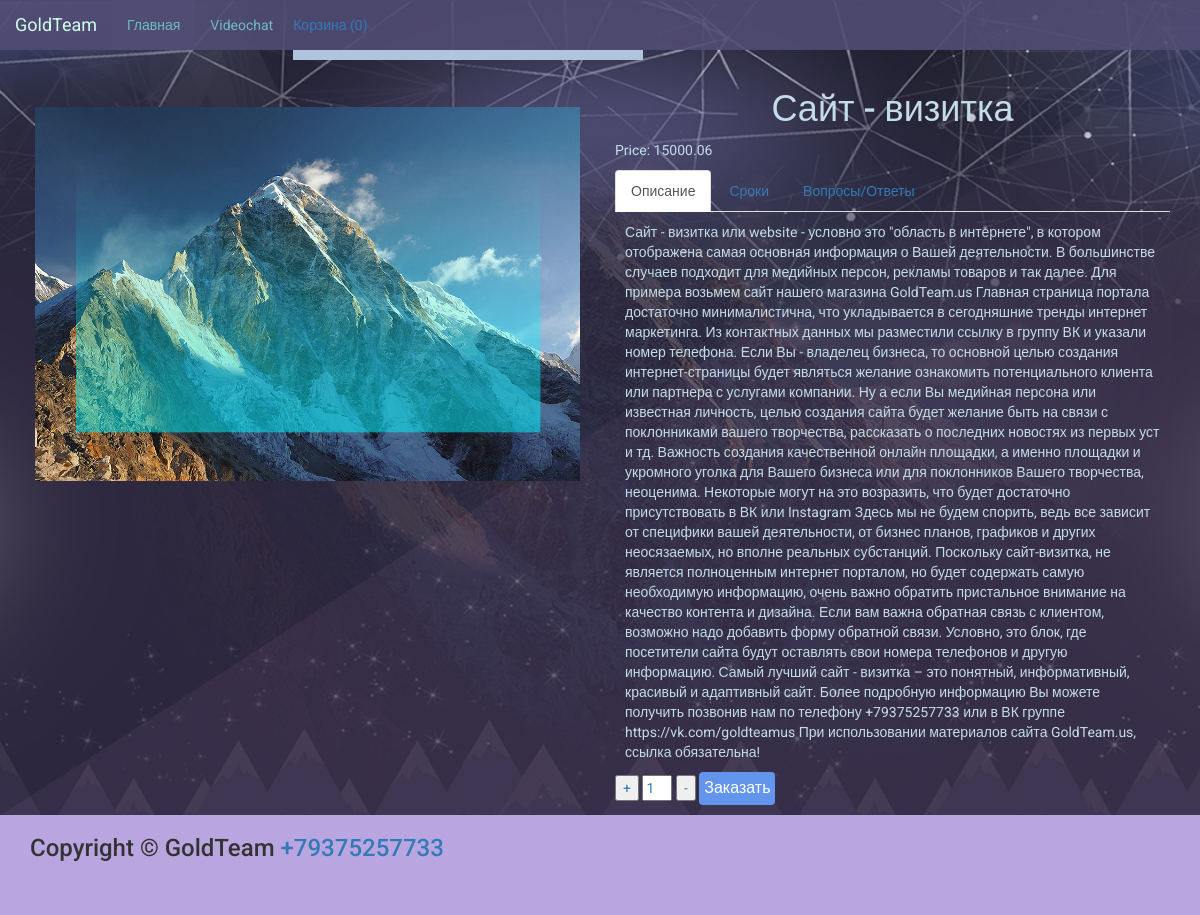
/product/1/, run on the app's committed database.
### products/models.py (models this page shows, shortened)
class ProductImage(models.Model):
    product = models.ForeignKey(Product, blank=True, null=True, default=None)
    image = models.ImageField(upload_to='products_images/')
    is_active = models.BooleanField(default=True)
    is_main = models.BooleanField(default=False)
    created = models.DateTimeField(auto_now_add=True, auto_now=False)
    updated = models.DateTimeField(auto_now_add=False, auto_now=True)
    class Meta:
        verbose_name = 'Фотография'
        verbose_name_plural = 'Фотографии'

class Product(models.Model):
    name = models.CharField(max_length=64, blank=True, null=True, default=None)
    price = models.DecimalField(max_digits=10, decimal_places=2, default=0)  # price*nmb
    discount = models.IntegerField(default=0)
    category = models.ForeignKey(ProductCategory, blank=True, null=True, default=None)
    short_description = models.TextField(blank=True, null=True, default=None)
    description = models.TextField(blank=True, null=True, default=None)
    is_active = models.BooleanField(default=True)
    created = models.DateTimeField(auto_now_add=True, auto_now=False)
    updated = models.DateTimeField(auto_now_add=False, auto_now=True)
    class Meta:
        verbose_name = 'Товар'
        verbose_name_plural = 'Товары'

### products/views.py (the view)
# urls.py: url(r'^product/(?P<product_id>\w+)/$', views.product, name='product'),
def product(request, product_id):
    product = Product.objects.get(id=product_id)
    session_key = request.session.session_key
    if not session_key:
        request.session.cycle_key()
    print(request.session.session_key)
    return render(request, 'products/product.html', locals())

### orders/context_processors.py (called while the page is built)
def getting_basket_info(request):
    session_key = request.session.session_key
    if not session_key:
        request.session["session_key"] = 123
        request.session.cycle_key()
    products_in_basket = ProductInBasket.objects.filter(session_key=session_key, is_active=True, order__isnull=True)
    products_total_nmb = products_in_basket.count()
    return locals()

### templates/products/product.html (shortened to what this page needs)
{% extends 'base.html' %}
{% load static %}
{% block content %}
    <div class="container" xmlns="http://www.w3.org/1999/html">
        <div class="row">
            <div class="col-lg-6 product-image-item">
                {% for image_item in product.productimage_set.all %}
                    <div class="product-image-item">
                        <img src="{{ image_item.image.url }}" class="img-responsive">
                    </div>
                {% endfor %}
            </div>
            <div class="col-lg-6 indent">
                <h1 class="text-center color" >
                    {{ product.name }}
                </h1>
                <div class="color">
                    <p>
                        Price: {{ product.price }}
                    </p>
                </div>
                <div>
                      <ul class="nav nav-tabs" role="tablist">
                        <li role="presentation" class="active">
                            <a href="#description" aria-controls="home" role="tab" data-toggle="tab">
                                Описание
                            </a>
                        </li>
                        <li role="presentation">
                            <a href="#about" aria-controls="profile" role="tab" data-toggle="tab">
                                Сроки
                            </a>
                        </li>
                        <li role="presentation"><a href="#messages" aria-controls="messages" role="tab" data-toggle="tab">Вопросы/Ответы</a></li>
                      </ul>
                      <div class="tab-content product-description-tabs">
                        <div role="tabpanel" class="tab-pane active" id="description">
                            {{ product.description }}
                        </div>
                      </div>
                    <div>
                        <form id="form_buying_product" class="form-inline" action="{% url 'basket_adding' %}">{% csrf_token %}
                            <div class="form-group">
                                <input type="button" value="+" onClick="change('number2',0,10, 1);"/>
                                <input id="number2" type="text" value="1"/>
                                <input type="button" value="-" onClick="change('number2',0,10,-1);"/>
                            </div>
                            <div class="form-group">
                              <button type="submit" id="submit_btn" class="btn btn success btn-buy"
                              data-product_id = "{{ product.id }}"
                                      data-name = "{{ product.name }}"
                               data-price = "{{ product.price }}"
                              >
                               <span>Заказать</span>
                              </button>
                            </div>
                        </form>
                    </div>
                </div>
            </div>
        </div>
    </div>
{% endblock %}

### static/static_dev/css/style.css (style rules this page uses)
html, body { height: 100%; font-family: 'Roboto', sans-serif; background: url('../img/fon.jpg') no-repeat center fixed #B9A6E0; background-position: top; }
.row { margin-bottom: 10px; }
.product-description-tabs { padding: 10px; color: #c4dce8; }
.color { color: #c4dce8; }
.indent { margin-top: 6%; }
.product-image-item { margin-top: 5%; display: flex; justify-content: center; padding: 10px; }
.btn-buy { border-radius: 4px; background-color: cornflowerblue; border: none; color: #FFFFFF; text-align: center; font-size: 16px; padding: 5px; transition: all 0.5s; cursor: pointer; }
.btn-buy span { cursor: pointer; display: inline-block; position: relative; transition: 0.5s; }
.btn-buy span:after { content: '\00bb'; position: absolute; opacity: 0; top: 0; right: -11px; transition: 0.5s; }
#number2 { width:30px; }
.form-group { color: #337AB7; }

### data on the page
ProductImage: image (picture)
Product: name "Сайт - визитка", price "15000.06", description "Сайт - визитка или website - условно это \"область в интернете\", в котором отображена самая основная информация о Вашей деятельности. В большинстве случаев подходит для медийных персон, рекламы товаров и так далее. Для примера возьмем сайт нашего магазина GoldTeam.us Главная страница портала достаточно минималистична, что укладывается в сегодняшние тренды интернет маркетинга. Из контактных данных мы разместили ссылку в группу ВК и указали номер телефона. Если Вы - владелец бизнеса, то основной целью создания интернет-страницы будет являться желание ознакомить потенциального клиента или партнера с услугами компании. Ну а если Вы медийная персона или известная личность, целью создания сайта…"
